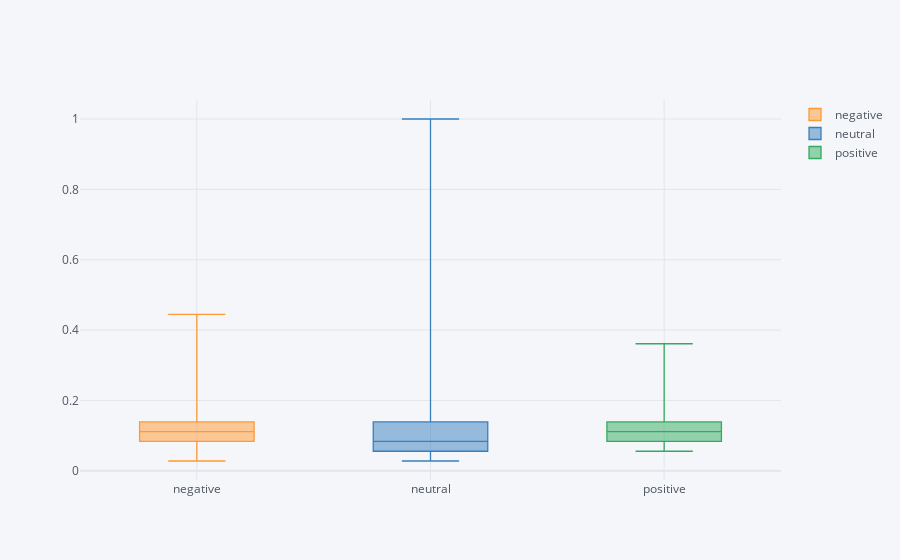

Notebook code cell kept with this figure:
### Markdown cell above
## Number of punctuation marks

### Code cell
df['nr_of_punctuation'] = df['News Headline'].str.split(r"\?|,|\.|\!|\"|'").str.len()
df['nr_of_punctuation'] = df['nr_of_punctuation'] / df['nr_of_punctuation'].max()
df[['Sentiment', 'nr_of_punctuation']].pivot(columns = 'Sentiment', values = 'nr_of_punctuation').iplot(kind = 'box')

### Figure 1 — Plotly figure (JSON) as saved in the notebook; plotly's stock layout.template omitted (floating-point values rounded to 4 significant figures; data arrays with more than 128 entries replaced by an {"elided": "..."} marker saying what was removed)
{"data": [{"boxpoints": false, "line": {"width": 1.3}, "marker": {"color": "rgba(255, 153, 51, 1.0)"}, "name": "negative", "orientation": "v", "type": "box", "y": {"elided": "4840 float values"}}, {"boxpoints": false, "line": {"width": 1.3}, "marker": {"color": "rgba(55, 128, 191, 1.0)"}, "name": "neutral", "orientation": "v", "type": "box", "y": {"elided": "4840 float values"}}, {"boxpoints": false, "line": {"width": 1.3}, "marker": {"color": "rgba(50, 171, 96, 1.0)"}, "name": "positive", "orientation": "v", "type": "box", "y": {"elided": "4840 float values"}}], "layout": {"legend": {"bgcolor": "#F5F6F9", "font": {"color": "#4D5663"}}, "paper_bgcolor": "#F5F6F9", "plot_bgcolor": "#F5F6F9", "title": {"font": {"color": "#4D5663"}}, "xaxis": {"gridcolor": "#E1E5ED", "showgrid": true, "tickfont": {"color": "#4D5663"}, "title": {"font": {"color": "#4D5663"}, "text": ""}, "zerolinecolor": "#E1E5ED"}, "yaxis": {"gridcolor": "#E1E5ED", "showgrid": true, "tickfont": {"color": "#4D5663"}, "title": {"font": {"color": "#4D5663"}, "text": ""}, "zerolinecolor": "#E1E5ED"}}}
